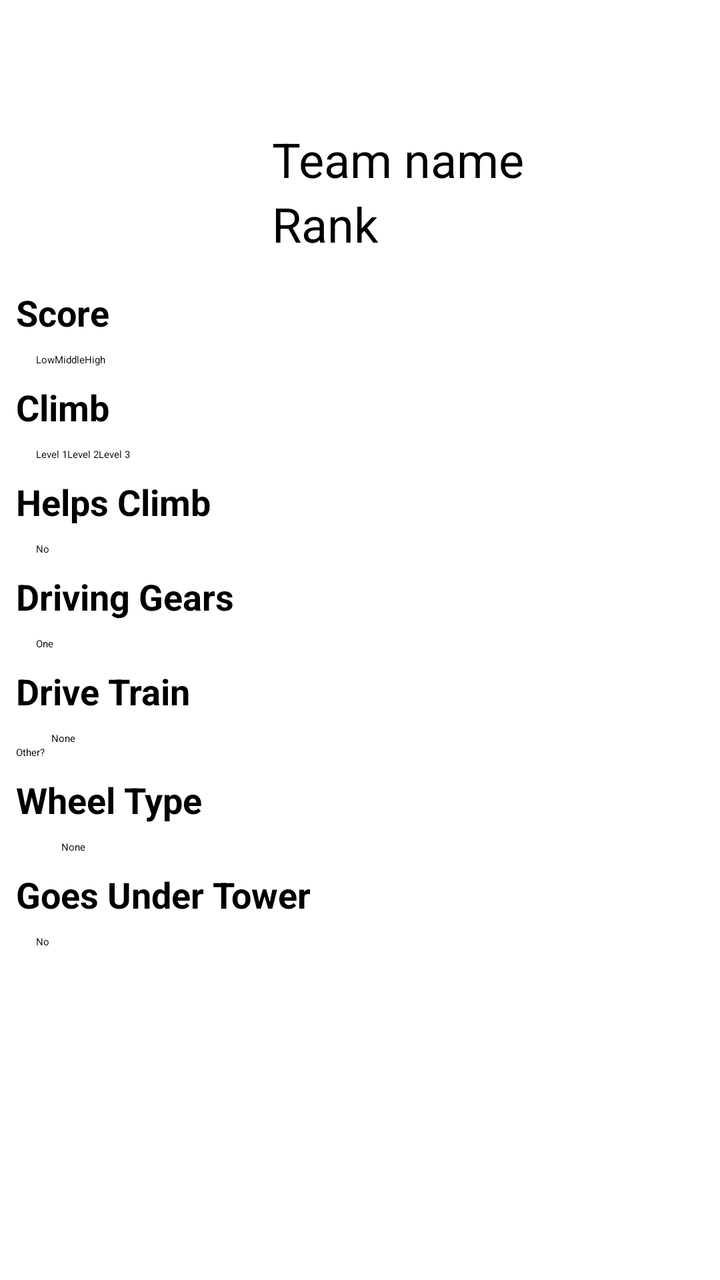
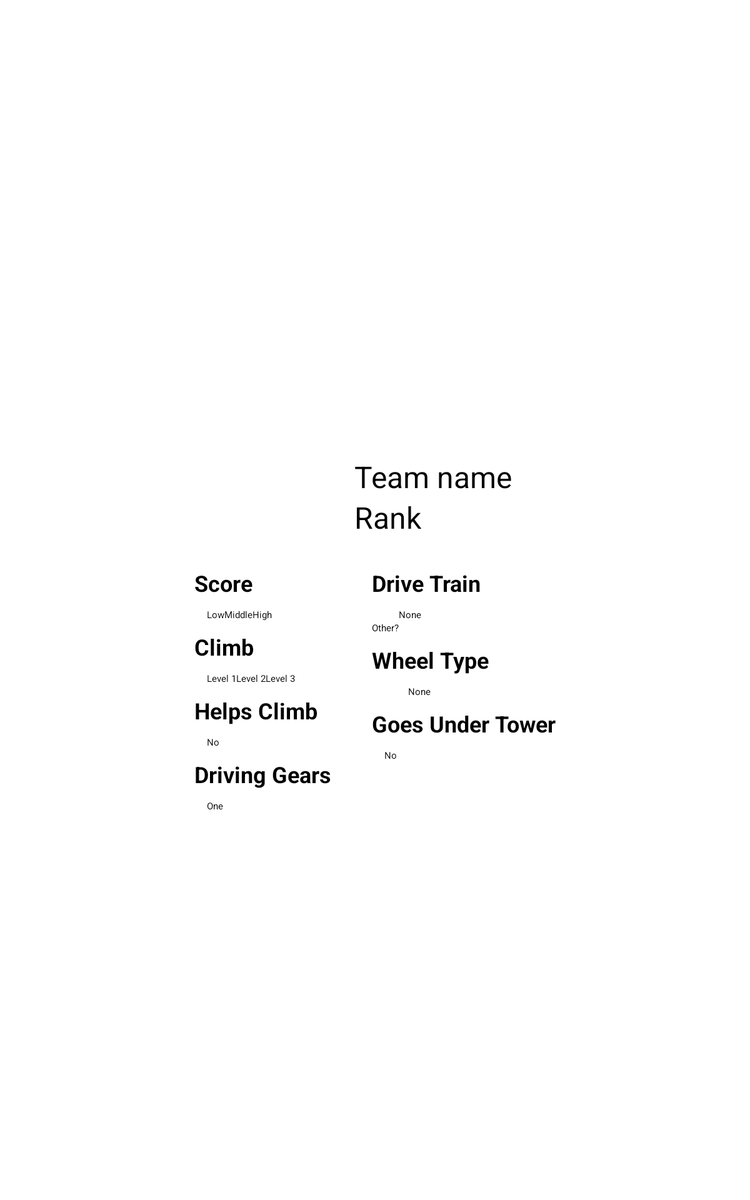

One screen, two layout resources from the same app: the default and the repository's alternative for another configuration. Each is rendered where Android would select it; the XML of both is given below.
<!-- AndroidManifest.xml: application theme Theme.Sherlock.Light -->
<!-- res/layout/fragment_team_scout.xml -->
<?xml version="1.0" encoding="utf-8"?>
<ScrollView xmlns:android="http://schemas.android.com/apk/res/android"
    xmlns:tools="http://schemas.android.com/tools"
    android:layout_width="match_parent"
    android:layout_height="match_parent"
    android:orientation="vertical" >

    <LinearLayout
        android:id="@+id/team_input_screen"
        android:layout_width="match_parent"
        android:layout_height="wrap_content"
        android:orientation="vertical"
        android:padding="8dp" >

        <RelativeLayout
            android:id="@+id/team_panel"
            android:layout_width="match_parent"
            android:layout_height="wrap_content"
            android:orientation="horizontal" >

            <ImageView
                android:id="@+id/team_picture"
                android:layout_width="120dp"
                android:layout_height="120dp"
                android:layout_marginBottom="8dp"
                android:background="@drawable/picture_frame"
                android:clickable="true"
                android:scaleType="fitXY"
                android:src="@drawable/ic_contact_picture"
                tools:ignore="ContentDescription" />

            <EditText
                android:id="@+id/team_rank"
                android:layout_width="wrap_content"
                android:layout_height="wrap_content"
                android:layout_alignBottom="@id/team_picture"
                android:layout_marginLeft="8dp"
                android:layout_toRightOf="@id/team_picture"
                android:hint="@string/team_rank"
                android:inputType="number"
                android:maxLength="4"
                android:maxLines="1"
                android:textSize="24sp" />

            <EditText
                android:id="@+id/team_name"
                android:layout_width="wrap_content"
                android:layout_height="wrap_content"
                android:layout_above="@id/team_rank"
                android:layout_alignLeft="@id/team_rank"
                android:hint="@string/team_name"
                android:inputType="text|textCapSentences"
                android:maxLines="1"
                android:textSize="24sp" />
        </RelativeLayout>

        <TextView
            android:id="@+id/textview_score"
            style="@style/team_input_main_header"
            android:text="@string/score" />

        <LinearLayout
            style="@style/team_input_main_view"
            android:layout_width="wrap_content"
            android:layout_height="wrap_content"
            android:orientation="horizontal" >

            <CheckBox
                android:id="@+id/checkbox_low_goal"
                android:layout_width="wrap_content"
                android:layout_height="wrap_content"
                android:text="@string/low" />

            <CheckBox
                android:id="@+id/checkbox_mid_goal"
                android:layout_width="wrap_content"
                android:layout_height="wrap_content"
                android:text="@string/middle" />

            <CheckBox
                android:id="@+id/checkbox_high_goal"
                android:layout_width="wrap_content"
                android:layout_height="wrap_content"
                android:text="@string/high" />
        </LinearLayout>

        <TextView
            android:id="@+id/textview_climb"
            style="@style/team_input_main_header"
            android:text="@string/climb" />

        <LinearLayout
            style="@style/team_input_main_view"
            android:layout_width="wrap_content"
            android:layout_height="wrap_content"
            android:orientation="horizontal" >

            <CheckBox
                android:id="@+id/checkbox_level_one"
                android:layout_width="wrap_content"
                android:layout_height="wrap_content"
                android:text="@string/level_one" />

            <CheckBox
                android:id="@+id/checkbox_level_two"
                android:layout_width="wrap_content"
                android:layout_height="wrap_content"
                android:text="@string/level_two" />

            <CheckBox
                android:id="@+id/checkbox_level_three"
                android:layout_width="wrap_content"
                android:layout_height="wrap_content"
                android:text="@string/level_three" />
        </LinearLayout>

        <TextView
            android:id="@+id/textview_helps_climb"
            style="@style/team_input_main_header"
            android:text="@string/helps_climb" />

        <include layout="@layout/compat_helps_climb" />

        <TextView
            android:id="@+id/textview_driving_gears"
            style="@style/team_input_main_header"
            android:text="@string/driving_gears" />

        <include layout="@layout/compat_driving_gears" />

        <TextView
            android:id="@+id/textview_drive_train"
            style="@style/team_input_main_header"
            android:text="@string/drive_train" />

        <Spinner
            android:id="@+id/spinner_drive_train"
            style="@style/team_input_main_view"
            android:layout_width="wrap_content"
            android:layout_height="wrap_content"
            android:entries="@array/drive_options" />

       	<EditText
            android:id="@+id/edittext_drive_train_other"
            android:layout_width="wrap_content"
            android:layout_height="wrap_content"
            android:hint="@string/drive_train_other" 
            android:enabled="false" />
        
        <TextView
            android:id="@+id/textview_wheel_type"
            style="@style/team_input_main_header"
            android:text="@string/wheel_type" />

        <Spinner
            android:id="@+id/spinner_wheel_type"
            style="@style/team_input_main_view"
            android:layout_width="wrap_content"
            android:layout_height="wrap_content"
            android:entries="@array/wheel_options" />

        <TextView
            android:id="@+id/textview_goes_under_tower"
            style="@style/team_input_main_header"
            android:text="@string/goes_under_tower" />

        <include layout="@layout/compat_goes_under_tower" />
    </LinearLayout>

</ScrollView>
<!-- res/layout/compat_helps_climb.xml (included above) -->
<?xml version="1.0" encoding="utf-8"?>
<ToggleButton xmlns:android="http://schemas.android.com/apk/res/android"
    android:id="@+id/toggle_helps_climb"
    style="@style/team_input_main_view"
    android:layout_width="100dp"
    android:layout_height="wrap_content"
    android:textOff="@string/no"
    android:textOn="@string/yes" />
<!-- res/layout/compat_driving_gears.xml (included above) -->
<?xml version="1.0" encoding="utf-8"?>
<ToggleButton xmlns:android="http://schemas.android.com/apk/res/android"
    android:id="@+id/toggle_driving_gears"
    style="@style/team_input_main_view"
    android:layout_width="100dp"
    android:layout_height="wrap_content"
    android:textOff="@string/one"
    android:textOn="@string/multiple" />
<!-- res/layout/compat_goes_under_tower.xml (included above) -->
<?xml version="1.0" encoding="utf-8"?>
<ToggleButton xmlns:android="http://schemas.android.com/apk/res/android"
    android:id="@+id/toggle_goes_under_tower"
    style="@style/team_input_main_view"
    android:layout_width="100dp"
    android:layout_height="wrap_content"
    android:textOff="@string/no"
    android:textOn="@string/yes" />
<!-- resources referenced by this layout -->
<resources>
  <string-array name="drive_options">
          <item>None</item>
          <item>4 Wheels</item>
          <item>6 Wheels</item>
          <item>8 Wheels</item>
          <item>Tank Tread</item>
          <item>Kiwi</item>
          <item>Mecanum</item>
          <item>Swerve/crab</item>
          <item>Other</item>
      </string-array>
  <string-array name="wheel_options">
          <item>None</item>
          <item>KoP</item>
          <item>Plaction/traction</item>
          <item>Pneumatic</item>
          <item>Mecanum</item>
          <item>Other</item>
      </string-array>
  <!-- drawable picture_frame (drawable) -->
  <?xml version="1.0" encoding="utf-8"?>
  <selector xmlns:android="http://schemas.android.com/apk/res/android">
  
      
      <item android:drawable="@drawable/picture_frame_pressed" android:state_pressed="true"/>
      <item android:drawable="@drawable/picture_frame_default"/>
  
  </selector>
  <string name="climb">Climb</string>
  <string name="drive_train">Drive Train</string>
  <string name="drive_train_other">Other?</string>
  <string name="driving_gears">Driving Gears</string>
  <string name="goes_under_tower">Goes Under Tower</string>
  <string name="helps_climb">Helps Climb</string>
  <string name="high">High</string>
  <string name="level_one">Level 1</string>
  <string name="level_three">Level 3</string>
  <string name="level_two">Level 2</string>
  <string name="low">Low</string>
  <string name="middle">Middle</string>
  <string name="multiple">Multiple</string>
  <string name="no">No</string>
  <string name="one">One</string>
  <string name="score">Score</string>
  <string name="team_name">Team name</string>
  <string name="team_rank">Rank</string>
  <string name="wheel_type">Wheel Type</string>
  <string name="yes">Yes</string>
  <style name="team_input_main_header">
          <item name="android:layout_width">wrap_content</item>
          <item name="android:layout_height">wrap_content</item>
          <item name="android:textStyle">bold</item>
          <item name="android:textSize">18sp</item>
          <item name="android:layout_marginTop">8dp</item>
          <item name="android:layout_marginBottom">8dp</item>
      </style>
  <style name="team_input_main_view">
          <item name="android:layout_width">wrap_content</item>
          <item name="android:layout_height">wrap_content</item>
          <item name="android:layout_marginLeft">10dp</item>
      </style>
</resources>
<!-- res/layout-sw600dp/fragment_team_scout.xml (the repository's variant of the layout above) -->
<!-- drawn on a 7-inch tablet held upright -->
<?xml version="1.0" encoding="utf-8"?>
<ScrollView xmlns:android="http://schemas.android.com/apk/res/android"
    xmlns:tools="http://schemas.android.com/tools"
    android:layout_width="match_parent"
    android:layout_height="match_parent"
    android:orientation="vertical" >

    <RelativeLayout
        android:layout_width="wrap_content"
        android:layout_height="wrap_content"
        android:layout_gravity="center_horizontal|center_vertical"
        android:background="@drawable/picture_frame"
        android:padding="32dp" >

        <ImageView
            android:id="@+id/team_picture"
            android:layout_width="120dp"
            android:layout_height="120dp"
            android:layout_marginBottom="16dp"
            android:background="@drawable/picture_frame"
            android:clickable="true"
            android:scaleType="fitXY"
            android:src="@drawable/ic_contact_picture"
            tools:ignore="ContentDescription" />

        <EditText
            android:id="@+id/team_rank"
            android:layout_width="wrap_content"
            android:layout_height="wrap_content"
            android:layout_alignBottom="@id/team_picture"
            android:layout_marginLeft="8dp"
            android:layout_toRightOf="@id/team_picture"
            android:hint="@string/team_rank"
            android:inputType="number"
            android:maxLength="4"
            android:maxLines="1"
            android:textSize="24sp" />

        <EditText
            android:id="@+id/team_name"
            android:layout_width="wrap_content"
            android:layout_height="wrap_content"
            android:layout_above="@id/team_rank"
            android:layout_alignLeft="@id/team_rank"
            android:hint="@string/team_name"
            android:inputType="text|textCapSentences"
            android:maxLines="1"
            android:textSize="24sp" />

        <LinearLayout
            android:id="@+id/left_pane"
            android:layout_width="wrap_content"
            android:layout_height="wrap_content"
            android:layout_below="@id/team_picture"
            android:layout_marginRight="32dp"
            android:orientation="vertical" >

            <TextView
                android:id="@+id/textview_score"
                style="@style/team_input_main_header"
                android:text="@string/score" />

            <LinearLayout
                style="@style/team_input_main_view"
                android:layout_width="wrap_content"
                android:layout_height="wrap_content"
                android:orientation="horizontal" >

                <CheckBox
                    android:id="@+id/checkbox_low_goal"
                    android:layout_width="wrap_content"
                    android:layout_height="wrap_content"
                    android:text="@string/low" />

                <CheckBox
                    android:id="@+id/checkbox_mid_goal"
                    android:layout_width="wrap_content"
                    android:layout_height="wrap_content"
                    android:text="@string/middle" />

                <CheckBox
                    android:id="@+id/checkbox_high_goal"
                    android:layout_width="wrap_content"
                    android:layout_height="wrap_content"
                    android:text="@string/high" />
            </LinearLayout>

            <TextView
                android:id="@+id/textview_climb"
                style="@style/team_input_main_header"
                android:text="@string/climb" />

            <LinearLayout
                style="@style/team_input_main_view"
                android:layout_width="wrap_content"
                android:layout_height="wrap_content"
                android:orientation="horizontal" >

                <CheckBox
                    android:id="@+id/checkbox_level_one"
                    android:layout_width="wrap_content"
                    android:layout_height="wrap_content"
                    android:text="@string/level_one" />

                <CheckBox
                    android:id="@+id/checkbox_level_two"
                    android:layout_width="wrap_content"
                    android:layout_height="wrap_content"
                    android:text="@string/level_two" />

                <CheckBox
                    android:id="@+id/checkbox_level_three"
                    android:layout_width="wrap_content"
                    android:layout_height="wrap_content"
                    android:text="@string/level_three" />
            </LinearLayout>

            <TextView
                android:id="@+id/textview_helps_climb"
                style="@style/team_input_main_header"
                android:text="@string/helps_climb" />

            <include layout="@layout/compat_helps_climb" />

            <TextView
                android:id="@+id/textview_driving_gears"
                style="@style/team_input_main_header"
                android:text="@string/driving_gears" />

            <include layout="@layout/compat_driving_gears" />
        </LinearLayout>

        <LinearLayout
            android:layout_width="wrap_content"
            android:layout_height="wrap_content"
            android:layout_alignTop="@id/left_pane"
            android:layout_toRightOf="@+id/left_pane"
            android:orientation="vertical" >

            <TextView
                android:id="@+id/textview_drive_train"
                style="@style/team_input_main_header"
                android:text="@string/drive_train" />

            <Spinner
                android:id="@+id/spinner_drive_train"
                style="@style/team_input_main_view"
                android:layout_width="wrap_content"
                android:layout_height="wrap_content"
                android:entries="@array/drive_options" />

            <EditText
                android:id="@+id/edittext_drive_train_other"
                android:layout_width="wrap_content"
                android:layout_height="wrap_content"
                android:enabled="false"
                android:hint="@string/drive_train_other" />

            <TextView
                android:id="@+id/textview_wheel_type"
                style="@style/team_input_main_header"
                android:text="@string/wheel_type" />

            <Spinner
                android:id="@+id/spinner_wheel_type"
                style="@style/team_input_main_view"
                android:layout_width="wrap_content"
                android:layout_height="wrap_content"
                android:entries="@array/wheel_options" />

            <TextView
                android:id="@+id/textview_goes_under_tower"
                style="@style/team_input_main_header"
                android:text="@string/goes_under_tower" />

            <include layout="@layout/compat_goes_under_tower" />
        </LinearLayout>
    </RelativeLayout>

</ScrollView>
